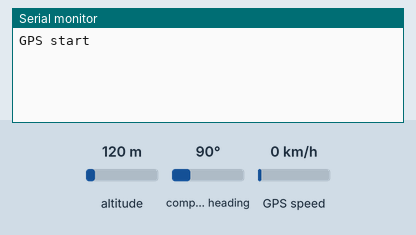
A sketch run on a simulated Arduino Mega 2560, built for the host (arithmetic inside an expression is 32-bit, double 64-bit). Parts: the last lines printed to the serial monitor. Inputs (shaded band) come from the test bench; at power-on: altitude 120 m, compass heading 90°, GPS speed 0 km/h. The GPS gets a fix after 3 s at 37.7749, -122.4194 with 8 satellites.

Above: at 1.2 s.
1.3 s: altitude set to 20 m
At 3.8 s:
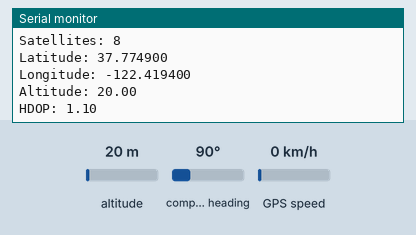
4.5 s: altitude set to 250 m
At 5.6 s:
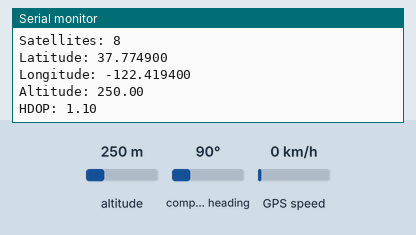

The sketch:

NEO-6M_gps_navigation_code.ino
```cpp
#include <TinyGPS++.h>

TinyGPSPlus gps;

void sendUBX(uint8_t *msg, uint8_t len) {
  for (uint8_t i = 0; i < len; i++) {
    Serial1.write(msg[i]);
  }
}

void setup() {

  Serial.begin(9600);
  Serial1.begin(9600);

  Serial.println("GPS start");

  // Set update rate to 5Hz
  uint8_t rate[] = {
    0xB5,0x62,0x06,0x08,
    0x06,0x00,
    0xC8,0x00,   // 200ms = 5Hz
    0x01,0x00,
    0x01,0x00,
    0xDE,0x6A
  };

  sendUBX(rate, sizeof(rate));
}

void loop() {

  while (Serial1.available()) {
    gps.encode(Serial1.read());
  }

  if (gps.location.isUpdated()) {

    Serial.print("Satellites: ");
    Serial.println(gps.satellites.value());

    Serial.print("Latitude: ");
    Serial.println(gps.location.lat(), 6);

    Serial.print("Longitude: ");
    Serial.println(gps.location.lng(), 6);

    Serial.print("Altitude: ");
    Serial.println(gps.altitude.meters());

    Serial.print("HDOP: ");
    Serial.println(gps.hdop.value() / 100.0);

    Serial.println();
  }
}
```

Measured:
- after the input at 1.3 s, the serial monitor: prints a new line after 1.7 s (image 1)
- after the input at 4.5 s, the serial monitor: prints a new line after 0.52 s (image 2)
